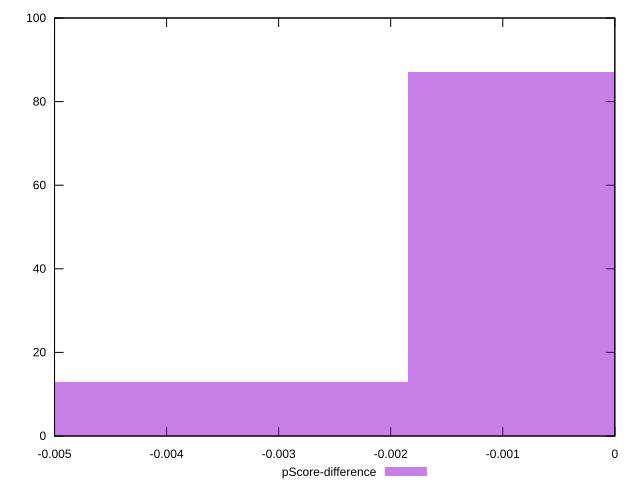

Generate this figure with gnuplot:
reset

$pScoreDifference <<EOF
0 87
-0.003697859610741334 13
EOF

set key outside below
set boxwidth 0.003697859610741334
set xrange [-0.0050000000000000044:0]
set yrange [0:100]
set trange [0:100]
set style fill transparent solid 0.5 noborder
set terminal svg size 640, 490 enhanced background rgb 'white'
set output "reports/report_00027_2021-02-24T12-40-31.850Z/unused-css-rules/samples/music/pScore-difference/histogram.svg"

plot $pScoreDifference title "pScore-difference" with boxes

reset
